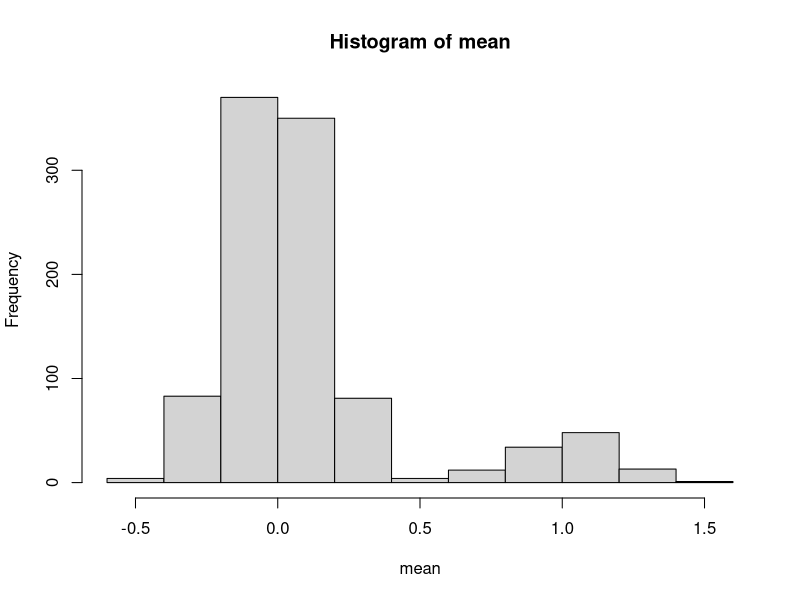
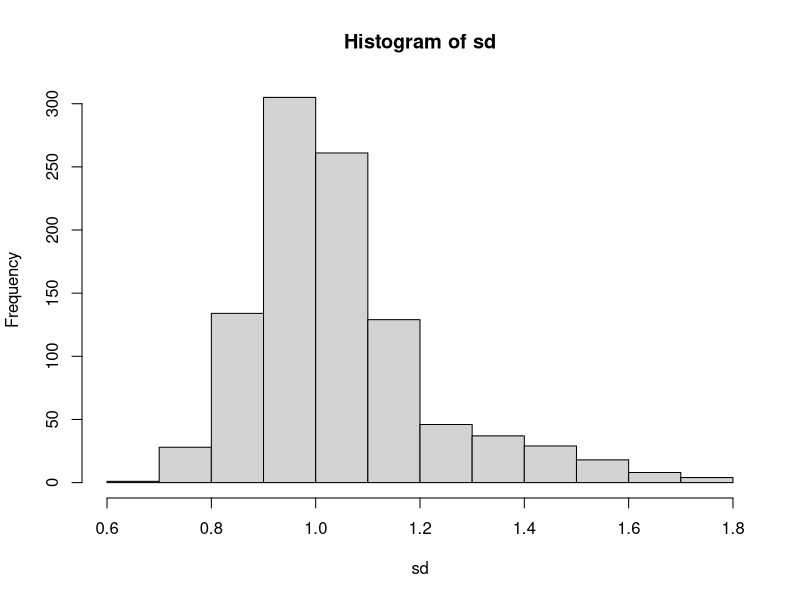
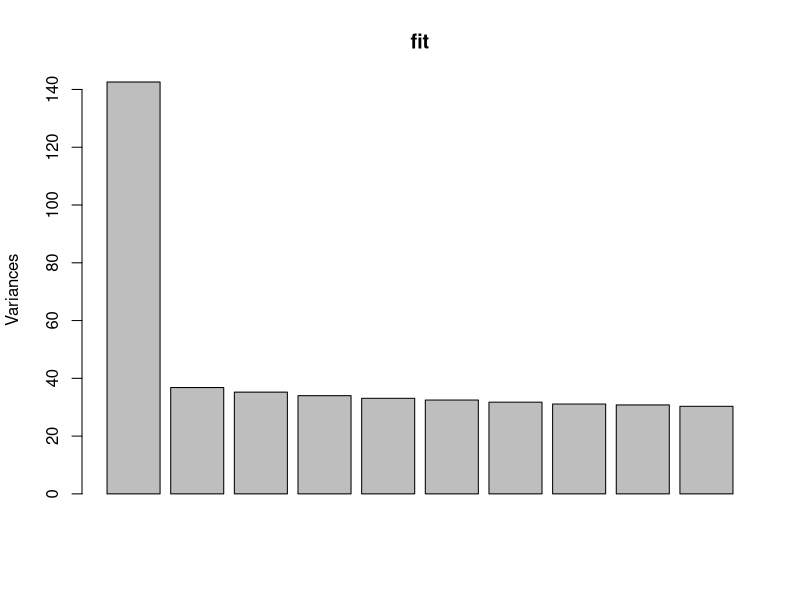
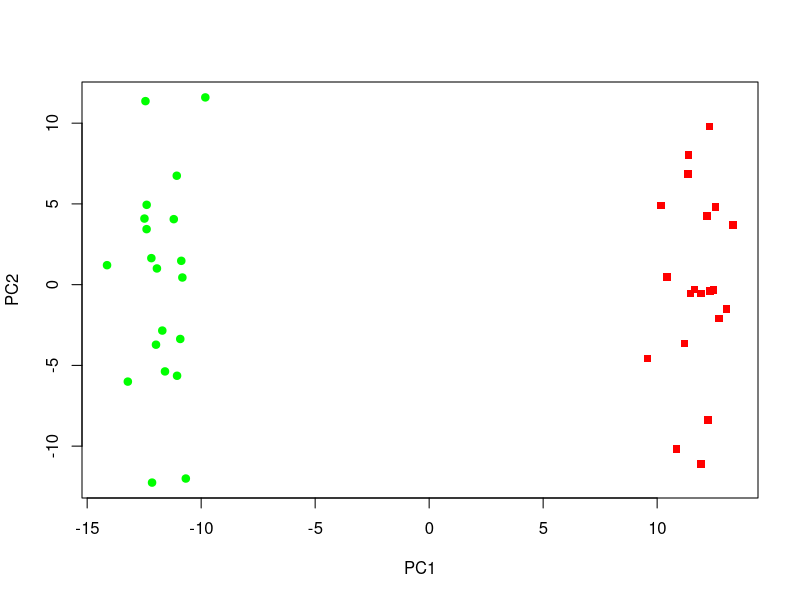
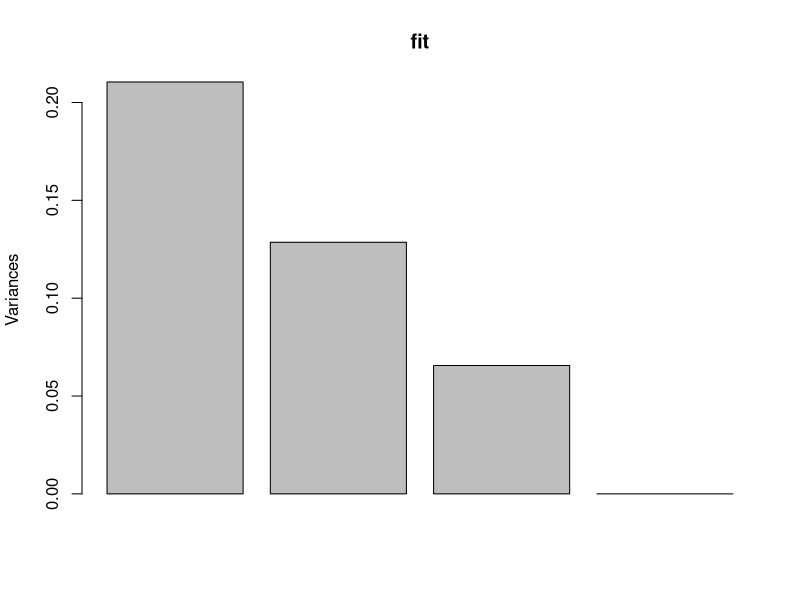
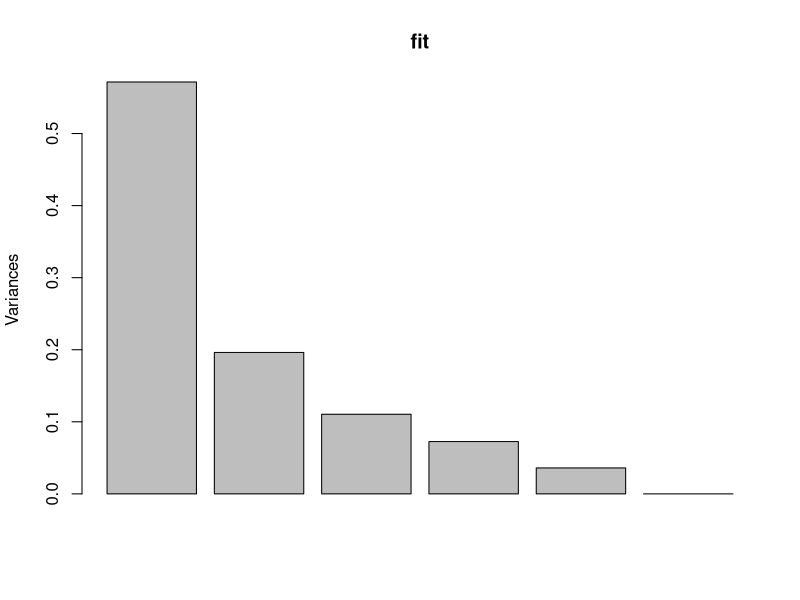

These charts were generated, in order, by the following R code:
## ---- chunk 1
knitr::opts_chunk$set(echo = TRUE)
## ---- chunk 2
gene <- read.csv("gene.csv")
## ---- chunk 3
#Checking to see if all fields are measured on comparable scales
mean <- apply(gene[,-1001],2,mean)
hist(mean)
sd <- apply(gene[,-1001],2,sd)
hist(sd)
## ---- chunk 4
fit <- prcomp(gene[,-1001], scale=F)
plot(fit) #scree plot
summary(fit)
## ---- chunk 5
plot(fit$x[,1:2], 
     pch=ifelse(gene$sick==1,15,19),
     col=ifelse(gene$sick==1,"red","green")) 
## ---- chunk 6
X=matrix(c(1:4, 1,4,9,16), nrow=4)
print("X:")
print(X)

XtX = t(X) %*% X
print("XtX:")
print(XtX)

XXt = X %*% t(X)
print("XXt:")
print(XXt)

fit_XtX = eigen(XtX)
print(fit_XtX, digits=2)

fit_XXt = eigen(XXt)
print(fit_XXt, digits=2)

## ---- chunk 7
X = matrix(c(1,3,5,0,1,   2,4,4,2,3,   3,5,3,4,5), nrow=5)
print("X:")
print(X)
## ---- chunk 8
XtX = t(X) %*% X
print("XtX:")
print(XtX)
XXt = X %*% t(X)
print("XXt:")
print(XXt)
## ---- chunk 9
fit_XtX = eigen(XtX)
print(fit_XtX, digits=2)

fit_XXt = eigen(XXt)
print(fit_XXt, digits=2)
## ---- chunk 10
a = diag(fit_XtX$values, nrow=3, ncol=3)
b = matrix(fit_XtX$vectors, nrow = 3)

print(b %*% a %*% t(b))
## ---- chunk 11

## ---- chunk 12

## ---- chunk 13

## ---- chunk 14

## ---- chunk 15

## ---- chunk 16

## ---- chunk 17
R = matrix(c(1, .4919, .2636, .4653, -.2277, .0652, 
             .4919, 1, .3127, .3506, -.1917, .2045, 
             .2635, .3127, 1, .4108, .0647, .2493, 
             .4653, .3506, .4108, 1, -.2249, .2293, 
             -.2277, -.1917, .0647, -.2249, 1, -.2144,
             .0652, .2045, .2493, .2293, -.2144, 1), byrow=T, ncol=6,
           dimnames = list(c("Bluegill", "BlackCrappie", "SmallmouthBass",
                             "LargemouthBass","Walleye","NorthernPike"),
                           c("Bluegill", "BlackCrappie", "SmallmouthBass",
                             "LargemouthBass","Walleye","NorthernPike")))
print("Coorelation Matrix:")
print(R)
## ---- chunk 18
print("Correlation within the centrarchid family:")
print(R[1:4,1:4])
## ---- chunk 19
fit <- prcomp(R[1:4,1:4], scale=F)
plot(fit)

#First two loading vectors
print(fit$x[,1:2])
## ---- chunk 20
fit <- prcomp(R)
print("Scree Plot:")
plot(fit)
## ---- chunk 21
summary(fit)
## ---- chunk 22
print(fit$x[,1])
